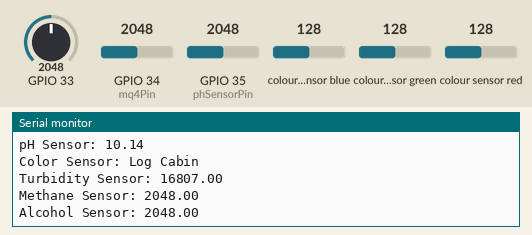
Simulated run of this sketch. Board: ESP32. Shown: the last lines printed to the serial monitor. Wiring (inferred from the names in the program): TCS3200 colour sensor: output GPIO 4; S2 GPIO 5; S3 GPIO 17; S0 GPIO 19; S1 GPIO 18. The test bench sets the inputs (shaded band); at power-on: colour sensor blue 128, colour sensor green 128, colour sensor red 128, GPIO 33 = 2048, GPIO 34 (mq4Pin) = 2048, GPIO 35 (phSensorPin) = 2048. WiFi joins after 1.5 s; servers stay silent unless stated; random numbers use the default seed unless the sketch sets one; web services answer with replies made up by the test bench.

Above: at 3.2 s.
3.3 s: colour sensor blue set to 5
At 5.6 s:
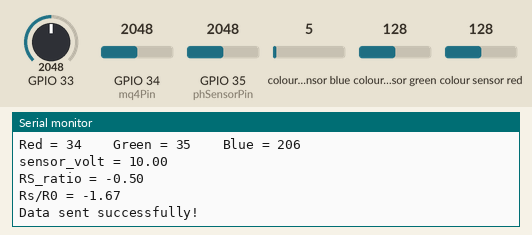
11.2 s: colour sensor green set to 5
At 17.2 s:
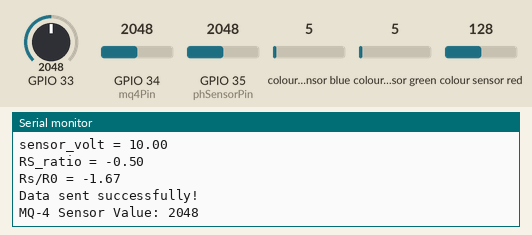
18.9 s: colour sensor red set to 5
At 25.77 s:
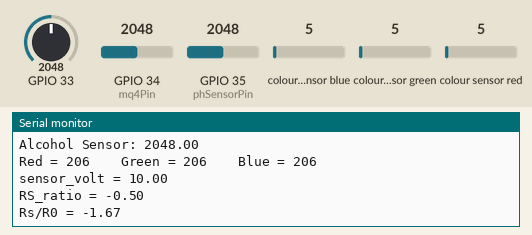
26.1 s: colour sensor blue set to 64
At 32.6 s:
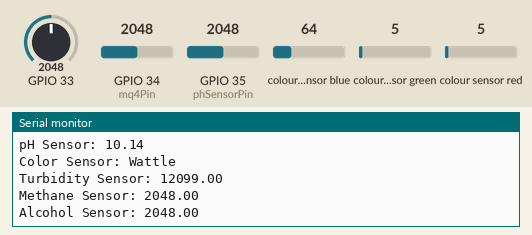
33.3 s: colour sensor green set to 64
At 39.08 s:
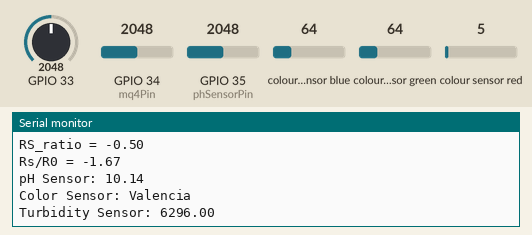
Timing chart, 0 to 40.6 s (numbered marks = the images above; inputs shaded):
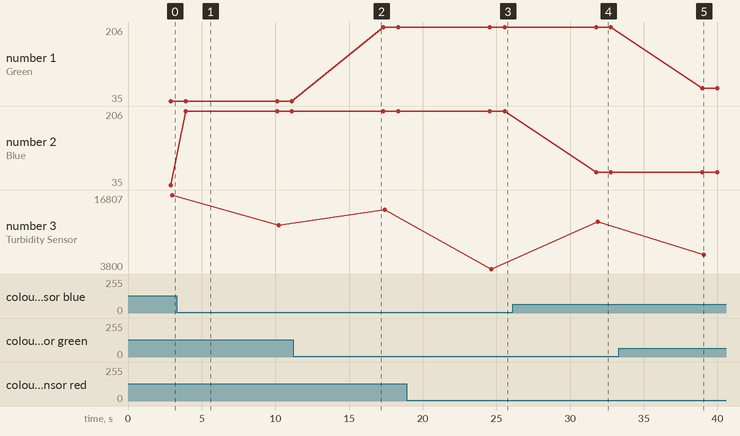

Measured:
- after the input at 3.3 s, the serial monitor: prints a new line after 0.61 s (image 1)
- after the input at 18.9 s, the serial monitor: prints a new line after 5.6 s (image 3)
- after the input at 26.1 s, the serial monitor: prints a new line after 5.7 s (image 4)
- after the input at 33.3 s, the serial monitor: prints a new line after 5.7 s (image 5)
- plotted number 2: 35 → 206 after the input at 3.3 s, 206 → 65 after the input at 26.1 s

The sketch:

MainESP32Code.ino
```cpp
#include "SensorManager.h"

SensorManager sensorManager;

void setup() {
    sensorManager.begin();
}

void loop() {
    sensorManager.readSensors();
    sensorManager.sendToThingSpeak();
    delay(5000);  // Delay between uploads (adjust as needed)
}
```

PHSensor.cpp
```cpp
#include "PHSensor.h"

PHSensor::PHSensor(int pin, float calibrationValue)
    : pin(pin), calibrationValue(calibrationValue) {}

void PHSensor::begin() {
    pinMode(pin, INPUT);
}

float PHSensor::readPH() {
    for (int i = 0; i < 10; i++) {
        bufferArr[i] = analogRead(pin);
        delay(30);
    }

    sortBuffer(bufferArr, 10);

    unsigned long int avgVal = 0;
    for (int i = 2; i < 8; i++)
        avgVal += bufferArr[i];

    float volt = (float)avgVal * 3.3 / 4096.0 / 6;
    return -5.70 * volt + calibrationValue;
}

void PHSensor::sortBuffer(int *bufferArr, int size) {
    for (int i = 0; i < size - 1; i++) {
        for (int j = i + 1; j < size; j++) {
            if (bufferArr[i] > bufferArr[j]) {
                int temp = bufferArr[i];
                bufferArr[i] = bufferArr[j];
                bufferArr[j] = temp;
            }
        }
    }
}
```

PHSensor.h
```cpp
#ifndef PHSENSOR_H
#define PHSENSOR_H

#include <Arduino.h>

class PHSensor {
public:
    PHSensor(int pin, float calibrationValue);
    void begin();
    float readPH();

private:
    int pin;
    float calibrationValue;
    int bufferArr[10];
    float calculatePH(int *bufferArr);

    void sortBuffer(int *bufferArr, int size);
};

#endif // PHSENSOR_H
```

SensorManager.cpp
```cpp
#include "SensorManager.h"
#include <ColorName.h>
// WiFi credentials (definitions)
const char* ssid = "sid";
const char* password = "hellohello";

// ThingSpeak API settings
const char* apiWriteKey = "9R46YJL87HYE6HEK";
const char* thingSpeakChannel = "2599999";
SensorManager::SensorManager()
    : client(wifiClient, "api.thingspeak.com", 80), calibration_value(20.24 - 0.7) {}

void SensorManager::begin() {
    Serial.begin(115200);  // Initialize serial communication for debugging
    delay(500);

    WiFi.begin(ssid, password);
    while (WiFi.status() != WL_CONNECTED) {
        Serial.println("Connecting to WiFi..");
        delay(500);
    }
    Serial.println("Connected to the WiFi network");
    Serial.println("IP address: ");
    Serial.println(WiFi.localIP());

    // Initialize MQ-4 sensor pin
    pinMode(mq4Pin, INPUT);

    // Initialize pH sensor pin
    pinMode(phSensorPin, INPUT);

    // Initialize color sensor pins
    pinMode(S0, OUTPUT);
    pinMode(S1, OUTPUT);
    pinMode(S2, OUTPUT);
    pinMode(S3, OUTPUT);
    pinMode(sensorOut, INPUT);

    // Setting frequency-scaling to 20%
    digitalWrite(S0, HIGH);
    digitalWrite(S1, LOW);

    Wire.begin();
}

void SensorManager::readSensors() {
    // Read the analog value from the MQ-4 sensor
    int sensorValue = analogRead(mq4Pin);
    Serial.print("MQ-4 Sensor Value: ");
    Serial.println(sensorValue);

    // Read other sensors
    float phsensor = readPHSensor();
    const char* color = readColorSensor();
    float turbidity = readTurbiditySensor();
    float methane = readMethaneSensor();
    float alcohol = readAlcSensor();

    // Print the sensor values for debugging
    Serial.print("pH Sensor: ");
    Serial.println(phsensor);
    Serial.print("Color Sensor: ");
    Serial.println(color);
    Serial.print("Turbidity Sensor: ");
    Serial.println(turbidity);
    Serial.print("Methane Sensor: ");
    Serial.println(methane);
    Serial.print("Alcohol Sensor: ");
    Serial.println(alcohol);
}

void SensorManager::sendToThingSpeak() {
    // Prepare the data string
    float phsensor = readPHSensor();
    const char* color = readColorSensor();
    float turbidity = readTurbiditySensor();
    float methane = readMethaneSensor();
    float alcohol = readAlcSensor();
    const char* alcOutput = alcohol>3500?"true":"false";
    String dataString = "api_key=" + String(apiWriteKey) + "&field1=" + String(phsensor) + "&field2=" + String(color) + "&field3=" + String(turbidity) + "&field4=" + String(methane) + "&field5=" + alcOutput;

    // Send HTTP POST request
    client.beginRequest();
    client.post("/update");
    client.sendHeader("Content-Type", "application/x-www-form-urlencoded");
    client.sendHeader("Content-Length", dataString.length());
    client.beginBody();
    client.print(dataString);
    client.endRequest();

    // Check for a successful response
    int statusCode = client.responseStatusCode();
    if (statusCode == 200) {
        Serial.println("Data sent successfully!");
    } else {
        Serial.print("Error sending data: ");
        Serial.println(statusCode);
    }
}

float SensorManager::readPHSensor() {
    return calculatePHValue();
}

const char* SensorManager::readColorSensor() {
    int red = getRed();
    int redValue = map(red, R_Min, R_Max, 0,255); // Map the Red Color Value
    delay(200);

    int green = getGreen();
    int greenValue = map(green, G_Min, G_Max, 0, 255); // Map the Green Color Value
    delay(200);

    int blue = getBlue();
    int blueValue = map(blue, B_Min, B_Max, 0, 255); // Map the Blue Color Value
    delay(200);

    Serial.print("Red = ");
    Serial.print(redValue);
    Serial.print("    ");
    Serial.print("Green = ");
    Serial.print(greenValue);
    Serial.print("    ");
    Serial.print("Blue = ");
    Serial.println(blueValue);

    return ColorNameString(redValue, greenValue, blueValue);
}

float SensorManager::readTurbiditySensor() {
    return rand();
}

float SensorManager::readMethaneSensor() {
    return analogRead(mq4Pin);  // Use the MQ-4 sensor value
}

float SensorManager::readAlcSensor() {
  float sensor_volt;
    float RS_gas; // Get value of RS in a GAS
    float ratio; // Get ratio RS_GAS/RS_air
    int sensorValue = analogRead(33);
    sensor_volt=(float)sensorValue/1024*5.0;
    RS_gas = (5.0-sensor_volt)/sensor_volt; // omit *RL

    /*-Replace the name "R0" with the value of R0 in the demo of First Test -*/
    ratio = RS_gas/0.3;  // ratio = RS/R0
    /*-----------------------------------------------------------------------*/

    Serial.print("sensor_volt = ");
    Serial.println(sensor_volt);
    Serial.print("RS_ratio = ");
    Serial.println(RS_gas);
    Serial.print("Rs/R0 = ");
    Serial.println(ratio);
    delay(100);
    return sensorValue;
}

float SensorManager::calculatePHValue() {
    for (int i = 0; i < 10; i++) {
        buffer_arr[i] = analogRead(phSensorPin);
        delay(30);
    }

    for (int i = 0; i < 9; i++) {
        for (int j = i + 1; j < 10; j++) {
            if (buffer_arr[i] > buffer_arr[j]) {
                int temp = buffer_arr[i];
                buffer_arr[i] = buffer_arr[j];
                buffer_arr[j] = temp;
            }
        }
    }

    unsigned long int avgval = 0;
    for (int i = 2; i < 8; i++) {
        avgval += buffer_arr[i];
    }

    float volt = (float)avgval * 3.3 / 4096.0 / 6;
    float ph_act = -5.70 * volt + calibration_value;

    return ph_act;
}

int SensorManager::getRed() {
    digitalWrite(S2, LOW);
    digitalWrite(S3, LOW);
    return pulseIn(sensorOut, LOW); // Get the Red Color Frequency
}

int SensorManager::getGreen() {
    digitalWrite(S2, HIGH);
    digitalWrite(S3, HIGH);
    return pulseIn(sensorOut, LOW); // Get the Green Color Frequency
}

int SensorManager::getBlue() {
    digitalWrite(S2, LOW);
    digitalWrite(S3, HIGH);
    return pulseIn(sensorOut, LOW); // Get the Blue Color Frequency
}
```

SensorManager.h
```cpp
#ifndef SENSORMANAGER_H
#define SENSORMANAGER_H

#include <Arduino.h>
#include <ArduinoHttpClient.h>
#include <WiFi.h>
#include <HTTPClient.h>
#include <Wire.h>


// WiFi credentials (extern declarations)
extern const char* ssid;
extern const char* password;

// ThingSpeak API settings
extern const char* apiWriteKey;
extern const char* thingSpeakChannel;

// Define the analog pin for the MQ-4 sensor
const int mq4Pin = 34;  // GPIO 34 (Analog input pin)

// Define the analog pin for the pH sensor
const int phSensorPin = 35;  // GPIO 35 (Analog input pin)

// Define pins for the color sensor
#define S0 19
#define S1 18
#define S2 5
#define S3 17
#define sensorOut 4

// Calibration values for the color sensor
const int R_Min = 5;
const int R_Max = 255;
const int G_Min = 4;
const int G_Max = 255;
const int B_Min = 4;
const int B_Max = 255;

class SensorManager {
public:
    SensorManager();
    void begin();
    void readSensors();
    void sendToThingSpeak();

private:
    WiFiClient wifiClient;
    HttpClient client;
    float calibration_value;
    int buffer_arr[10];
    float readPHSensor();
    const char* readColorSensor();
    float readTurbiditySensor();
    float readMethaneSensor();
    float readAlcSensor();
    float calculatePHValue();
    int getRed();
    int getGreen();
    int getBlue();
};

#endif // SENSORMANAGER_H
```

Source omitted: ColorName.h (37800 bytes)
